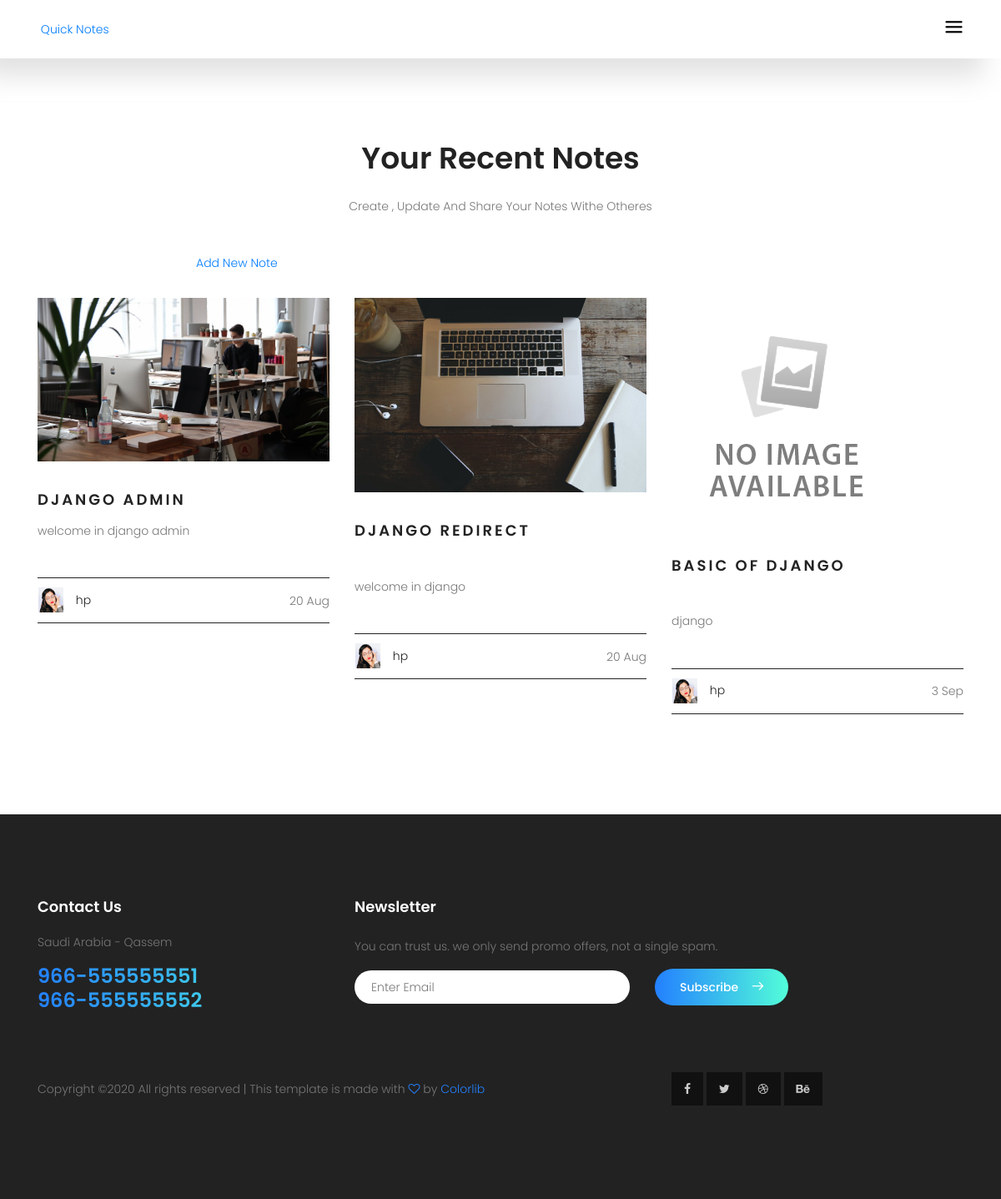
Screenshot of /notes/ (signed in) with the database file from the repository.
### notes_app/models.py (models this page shows, shortened)
class Note(models.Model):
    user    = models.ForeignKey(User , on_delete=models.CASCADE)
    title   = models.CharField(max_length=50)
    slug    = models.SlugField(null=True , blank= True)
    content =  RichTextField()
    created = models.DateTimeField(blank=True, default=datetime.datetime.now)
    active  = models.BooleanField(default=True)
    tags    = models.CharField(blank=True, max_length=100)
    img = models.ImageField(upload_to="note-img")

### notes_app/views.py (the view)
def all_notes(request):
    user = request.user
    all_notes =Note.objects.filter(user=user)
    context = {
        'all_notes' : all_notes
    }
    return render(request , 'notes.html' , context)

### notes_app/templates/notes.html
{% extends "base.html"%}
{% load static %}
{% block body %}
    <section class="blog-area section-gap">
      <div class="container">
        <div class="row justify-content-center">
          <div class="col-md-8 pb-30 header-text">
            <h1>Your Recent Notes</h1>
            <p>
            Create , Update And Share Your Notes Withe Otheres
            </p>
            <a href="{% url 'notes:add_note' %}"> Add New Note </a>
          </div>
        </div>
        <div class="row">
          {% for note in all_notes %}
          <div class="single-blog col-lg-4 col-md-4">
             {% if note.img %}
              <img class="f-img img-fluid mx-auto" src="{{note.img.url}}" alt="">
              {% else %}
              <img class="f-img img-fluid mx-auto" src="{% static 'home-static/img/no_image.jpg'%} " alt="">
              {% endif %}
            <h4>
              <a href="{% url 'notes:note_detail' note.slug %}">{{note.title}}</a>
            </h4>
            <p>
              {{note.content|safe|truncatewords:'20'}}
            </p>
            <div class="bottom d-flex justify-content-between align-items-center flex-wrap">
              <div>
                <img class="img-fluid" src="{% static 'home-static/img/user.png' %}" alt="">
                <a href="#"><span>{{note.user.username}}</span></a>
              </div>
              <div class="meta">
                {{note.created|date:"j M"}}
              </div>
            </div>
          </div>
            {% endfor %}
        </div>
      </div>
    </section>
    {% endblock%}

### static/home-static/css/main.css (style rules this page uses)
body { color: #777777; font-family: "Poppins", sans-serif; font-size: 14px; font-weight: 300; line-height: 1.625em; position: relative; }
a { -webkit-transition: all 0.3s ease 0s; -moz-transition: all 0.3s ease 0s; -o-transition: all 0.3s ease 0s; transition: all 0.3s ease 0s; }
a, a:focus, a:hover { text-decoration: none; outline: 0; }
h1, h2, h3, h4, h5, h6 { font-family: "Poppins", sans-serif; color: #222222; line-height: 1.2em !important; margin-bottom: 0; margin-top: 0; font-weight: 600; }
h1, .h1 { font-size: 36px; }
h4, .h4 { font-size: 20px; }
.pb-30 { padding-bottom: 30px; }
.flex-wrap { -webkit-flex-wrap: wrap; -moz-flex-wrap: wrap; -ms-flex-wrap: wrap; flex-wrap: wrap; }
h1 { font-size: 36px; }
h4 { font-size: 18px; }
h1, h2, h3, h4, h5, h6 { line-height: 1.5em; }
body { position: relative; }
.section-gap { padding: 120px 0; }
.blog-area h1 { text-align: center; margin-bottom: 25px; font-weight: 600; text-transform: capitalize; }
.blog-area p { margin-bottom: 45px; text-align: center; }
.single-blog h4 { text-transform: uppercase; font-weight: 600; letter-spacing: 3px; margin-top: 35px; }
.single-blog a { color: #222; }
.single-blog p { text-align: left; margin-top: 15px; }
.single-blog .bottom { padding: 10px 0; border-top: 1px solid #222; border-bottom: 1px solid #222; }
.single-blog .bottom span { margin-left: 10px; }
.single-blog .f-img { -webkit-transition: all 0.3s ease 0s; -moz-transition: all 0.3s ease 0s; -o-transition: all 0.3s ease 0s; transition: all 0.3s ease 0s; }
p { color: #777; }

### rows the page displays
Note: img (picture), title "DJANGO ADMIN", content "welcome in django admin", user.username "hp", created "20 Aug"
Note: img (picture), title "DJANGO REDIRECT", content "welcome in django", user.username "hp", created "20 Aug"
Note: title "BASIC OF DJANGO", content "django", user.username "hp", created "3 Sep"
